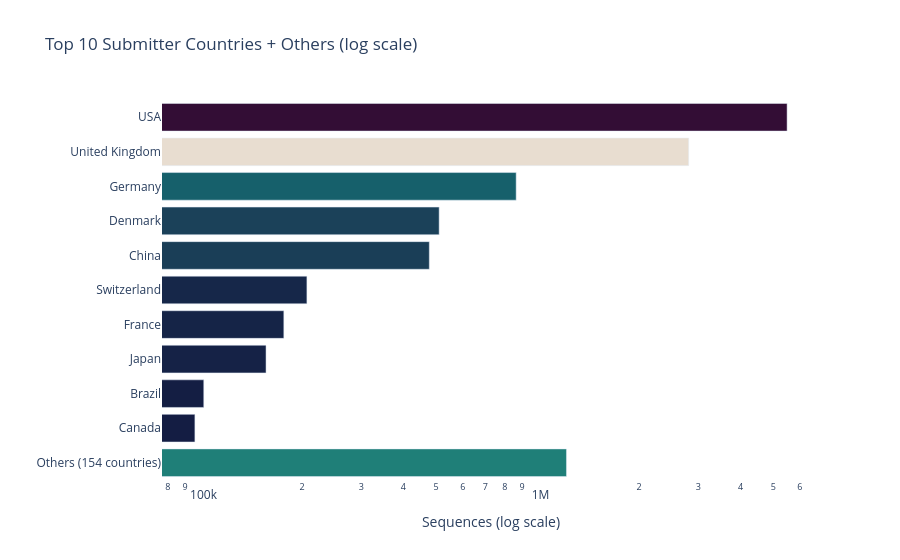

This figure's notebook cell:
### Markdown cell above
**Top 10 submitter countries with a log x-axis.**

### Code cell
# Top 10 submitter countries with Others fixed at the bottom
if 'submitter_country' in df.columns:

    all_countries = (
        df['submitter_country']
        .value_counts()
        .reset_index()
    )
    all_countries.columns = ['country', 'count']

    top10 = all_countries.head(10)
    others_count = all_countries.iloc[10:]['count'].sum()
    others_n = len(all_countries) - 10

    others_row = pd.DataFrame([{'country': f'Others ({others_n} countries)', 'count': others_count}])
    top_countries = pd.concat([top10, others_row], ignore_index=True)

    # Sort top 10 ascending but keep Others at the bottom
    top10_sorted = top_countries[~top_countries['country'].str.startswith('Others')].sort_values('count', ascending=True)
    others_only = top_countries[top_countries['country'].str.startswith('Others')]
    top_countries_final = pd.concat([others_only, top10_sorted], ignore_index=True)

    # Fix the y-axis order exactly as the dataframe is arranged
    country_order = top_countries_final['country'].tolist()

    fig = px.bar(
        top_countries_final,
        x='count',
        y='country',
        orientation='h',
        log_x=True,
        title='Top 10 Submitter Countries + Others (log scale)',
        labels={'count': 'Sequences (log scale)', 'country': ''},
        color='count',
        color_continuous_scale='curl'
    )

    fig.update_layout(
        yaxis=dict(categoryorder='array', categoryarray=country_order),
        plot_bgcolor='white',
        paper_bgcolor='white',
        coloraxis_showscale=False
    )

    fig.show()

### Figure 1 — Plotly figure (JSON) as saved in the notebook; plotly's stock layout.template omitted (floating-point values rounded to 4 significant figures)
{"data": [{"hovertemplate": "Sequences (log scale)=%{marker.color}<br>=%{y}<extra></extra>", "legendgroup": "", "marker": {"color": [1217981, 96247, 102263, 156465, 176682, 206848, 477251, 510447, 863844, 2807681, 5497357], "coloraxis": "coloraxis", "pattern": {"shape": ""}}, "name": "", "orientation": "h", "showlegend": false, "textposition": "auto", "type": "bar", "x": [1217981, 96247, 102263, 156465, 176682, 206848, 477251, 510447, 863844, 2807681, 5497357], "xaxis": "x", "y": ["Others (154 countries)", "Canada", "Brazil", "Japan", "France", "Switzerland", "China", "Denmark", "Germany", "United Kingdom", "USA"], "yaxis": "y"}], "layout": {"barmode": "relative", "coloraxis": {"colorbar": {"title": {"text": "Sequences (log scale)"}}, "colorscale": [[0, "rgb(20, 29, 67)"], [0.09091, "rgb(28, 72, 93)"], [0.1818, "rgb(18, 115, 117)"], [0.2727, "rgb(63, 156, 129)"], [0.3636, "rgb(153, 189, 156)"], [0.4545, "rgb(223, 225, 211)"], [0.5455, "rgb(241, 218, 206)"], [0.6364, "rgb(224, 160, 137)"], [0.7273, "rgb(203, 101, 99)"], [0.8182, "rgb(164, 54, 96)"], [0.9091, "rgb(111, 23, 91)"], [1, "rgb(51, 13, 53)"]], "showscale": false}, "legend": {"tracegroupgap": 0}, "paper_bgcolor": "white", "plot_bgcolor": "white", "title": {"text": "Top 10 Submitter Countries + Others (log scale)"}, "xaxis": {"anchor": "y", "domain": [0, 1], "title": {"text": "Sequences (log scale)"}, "type": "log"}, "yaxis": {"anchor": "x", "categoryarray": ["Others (154 countries)", "Canada", "Brazil", "Japan", "France", "Switzerland", "China", "Denmark", "Germany", "United Kingdom", "USA"], "categoryorder": "array", "domain": [0, 1], "title": {"text": ""}}}}
